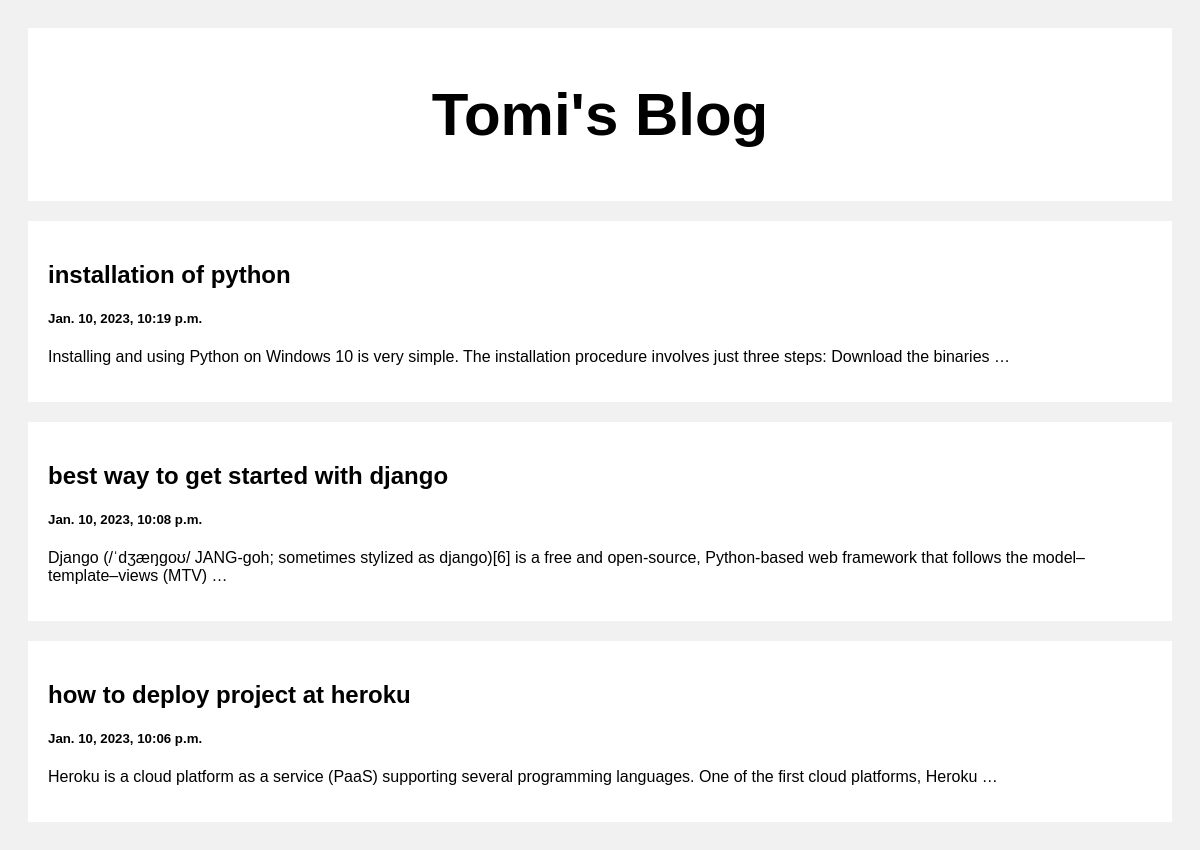
The page / on the database its author committed.
### posts/models.py (models this page shows)
class post(models.Model):
    title=models.CharField(max_length=100,default='')
    body=models.CharField(max_length=1000000,default='')
    created_at=models.DateTimeField(default=datetime.now,blank=True)

### posts/views.py (the view)
# urls.py: path('',views.index,name='index'),
def index(request):
    posts=post.objects.all()
    return render(request,'index.html',{'posts':posts})

### templates/index.html (shortened to what this page needs)
<!DOCTYPE html>
<html>
<head>
</head>
<body>
<div class="header">
  <h2>Tomi's Blog</h2>
</div>
<div class="row">
  <div class="leftcolumn">
   {% for post in posts reversed %}
    <a style="text-decoration: none; color: black;" href="pt/{{post.id}}">
        <div class="card">
        <h2>{{post.title}}</h2>
        <h5>{{post.created_at}}</h3>
        <p>{{post.body|truncatewords:20}}</p>
    </a>
    </div>
    {% endfor %}
</body>
</html>

### templates/index.html (style rules this page uses)
* { box-sizing: border-box; }
body { font-family: Arial; padding: 20px; background: #f1f1f1; }
.header { padding: 2px; font-size: 40px; text-align: center; background: white; }
.leftcolumn { float: left; width: 100%; }
.card { background-color: white; padding: 20px; margin-top: 20px; }
.row:after { content: ""; display: table; clear: both; }

### rows shown on the page
post: title "installation of python", created_at "Jan. 10, 2023, 10:19 p.m.", body "Installing and using Python on Windows 10 is very simple. The installation procedure involves just three steps: Download the binaries …"
post: title "best way to get started with django", created_at "Jan. 10, 2023, 10:08 p.m.", body "Django (/ˈdʒæŋɡoʊ/ JANG-goh; sometimes stylized as django)[6] is a free and open-source, Python-based web framework that follows the model–template–views (MTV) …"
post: title "how to deploy project at heroku", created_at "Jan. 10, 2023, 10:06 p.m.", body "Heroku is a cloud platform as a service (PaaS) supporting several programming languages. One of the first cloud platforms, Heroku …"
